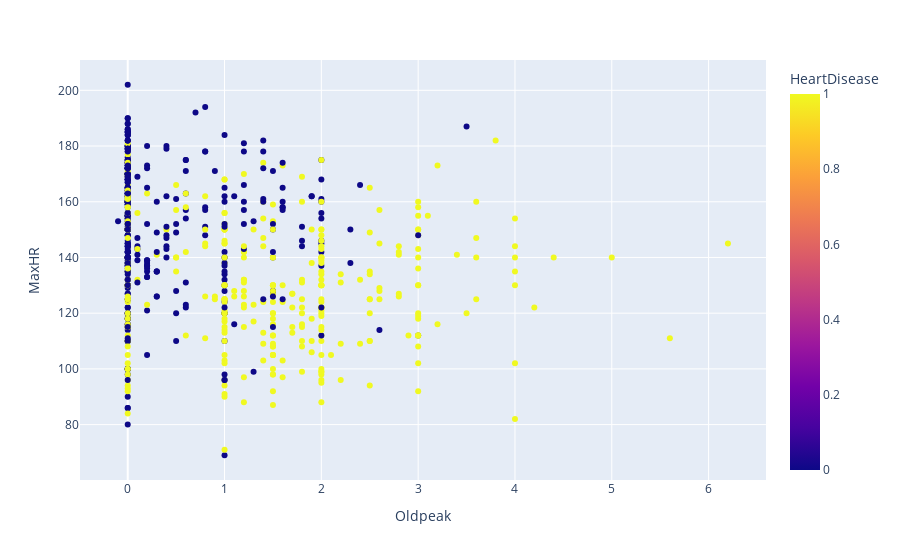

Write notebook code for a chart like this one.
### Code cell
px.scatter(data_frame=df, x="Oldpeak", y="MaxHR", color="HeartDisease")

### Figure 1 — Plotly figure (JSON) as saved in the notebook; plotly's stock layout.template omitted (floating-point values rounded to 4 significant figures; data arrays with more than 128 entries replaced by an {"elided": "..."} marker saying what was removed)
{"data": [{"hovertemplate": "Oldpeak=%{x}<br>MaxHR=%{y}<br>HeartDisease=%{marker.color}<extra></extra>", "legendgroup": "", "marker": {"color": {"elided": "714 int values"}, "coloraxis": "coloraxis", "symbol": "circle"}, "mode": "markers", "name": "", "orientation": "v", "showlegend": false, "type": "scatter", "x": {"elided": "714 float values"}, "xaxis": "x", "y": {"elided": "714 int values"}, "yaxis": "y"}], "layout": {"coloraxis": {"colorbar": {"title": {"text": "HeartDisease"}}, "colorscale": [[0, "#0d0887"], [0.1111, "#46039f"], [0.2222, "#7201a8"], [0.3333, "#9c179e"], [0.4444, "#bd3786"], [0.5556, "#d8576b"], [0.6667, "#ed7953"], [0.7778, "#fb9f3a"], [0.8889, "#fdca26"], [1, "#f0f921"]]}, "legend": {"tracegroupgap": 0}, "margin": {"t": 60}, "xaxis": {"anchor": "y", "domain": [0, 1], "title": {"text": "Oldpeak"}}, "yaxis": {"anchor": "x", "domain": [0, 1], "title": {"text": "MaxHR"}}}}
